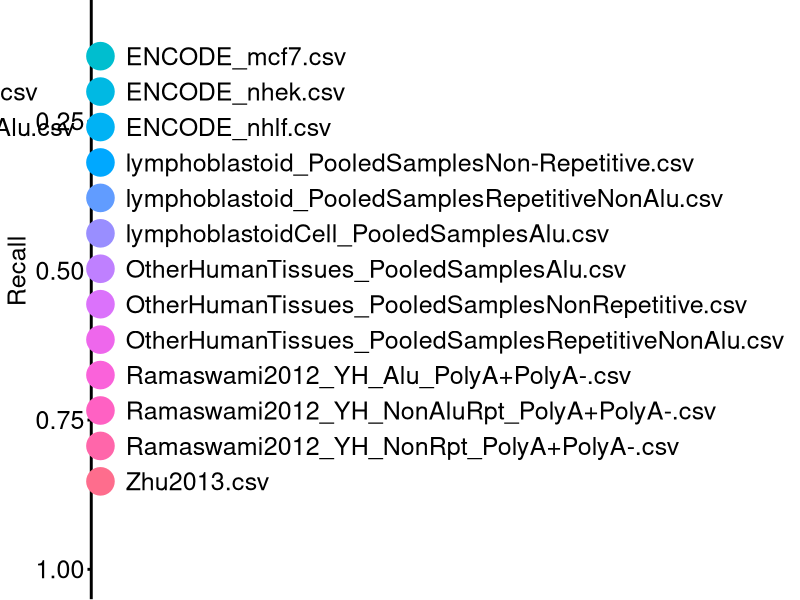
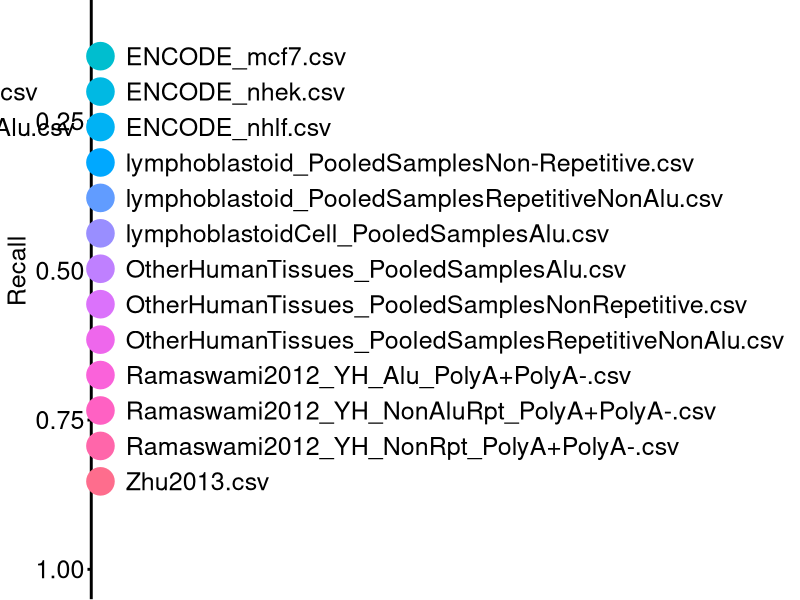

Reproduce these figures in R, in order.
library("ggplot2")
library("reshape2")

data <- read.table("ivy_bench.csv", header=T, sep=",")

g <- ggplot(
  data,
  aes(x=Precision, y=Recall)) +
  geom_point(aes(colour=CSV), size=9, shape=19) +
  stat_smooth(method=lm, se=TRUE, level=0.95) + 
  ylim(0,1) +
  xlim(0,1) +
  labs(
    #title=paste("Benchmarking test for", "Human", "data set"),
    x="Precision",
    y="Recall"
  ) + 
  #theme_bw(base_size=20, base_family="Helvetica") +
  coord_fixed(ratio=1) +
  theme(axis.line=element_line(size=1), # line weight
        axis.ticks=element_line(size=1, colour="black"), #x/y ticks size
        axis.text=element_text(size=18, colour="black"), # x/y line weight
        axis.title=element_text(size=18, colour="black"), #x/y lab font size
        panel.grid.major=element_line(colour=NA),
        panel.grid.minor=element_line(colour=NA),
        legend.title=element_text(size=18),
        legend.text=element_text(size=18),
        legend.key=element_rect(colour="transparent", fill="transparent"),
        plot.background=element_rect(fill="transparent", colour="transparent"),
        legend.background=element_rect(fill="transparent", colour="transparent"),
        panel.background=element_rect(fill="transparent", colour="transparent")
                  )
plot(g)

ggsave(filename="test.png", width=400, height=300, units="mm", plot=g, bg="transparent")

